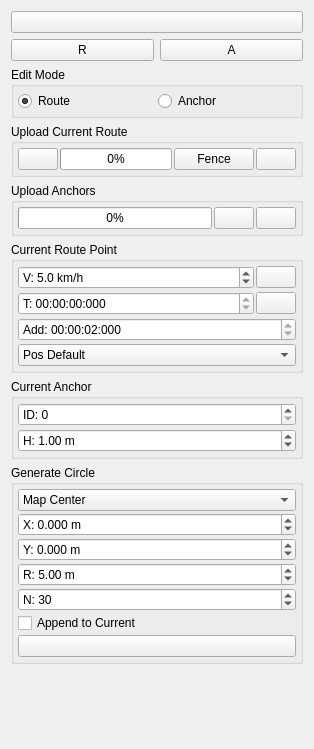
                  <widget class="QWidget" name="scrollAreaWidgetContents_3">
                   <property name="geometry">
                    <rect>
                     <x>0</x>
                     <y>0</y>
                     <width>314</width>
                     <height>749</height>
                    </rect>
                   </property>
                   <layout class="QVBoxLayout" name="verticalLayout_23">
                    <item>
                     <widget class="QPushButton" name="mapEditHelpButton">
                      <property name="toolTip">
                       <string>Show keyboard shortcuts</string>
                      </property>
                      <property name="text">
                       <string/>
                      </property>
                      <property name="icon">
                       <iconset resource="resources.qrc">
                        <normaloff>:/models/Icons/Help-96.png</normaloff>:/models/Icons/Help-96.png</iconset>
                      </property>
                     </widget>
                    </item>
                    <item>
                     <layout class="QHBoxLayout" name="horizontalLayout_5">
                      <item>
                       <widget class="QPushButton" name="mapRemoveRouteButton">
                        <property name="toolTip">
                         <string>Delete current route</string>
                        </property>
                        <property name="text">
                         <string>R</string>
                        </property>
                        <property name="icon">
                         <iconset resource="resources.qrc">
                          <normaloff>:/models/Icons/Delete2-96.png</normaloff>:/models/Icons/Delete2-96.png</iconset>
                        </property>
                       </widget>
                      </item>
                      <item>
                       <widget class="QPushButton" name="removeAnchorsButton">
                        <property name="toolTip">
                         <string>Delete anchors</string>
                        </property>
                        <property name="text">
                         <string>A</string>
                        </property>
                        <property name="icon">
                         <iconset resource="resources.qrc">
                          <normaloff>:/models/Icons/Delete2-96.png</normaloff>:/models/Icons/Delete2-96.png</iconset>
                        </property>
                       </widget>
                      </item>
                     </layout>
                    </item>
                    <item>
                     <widget class="QGroupBox" name="groupBox_8">
                      <property name="title">
                       <string>Edit Mode</string>
                      </property>
                      <layout class="QHBoxLayout" name="horizontalLayout_15">
                       <property name="spacing">
                        <number>2</number>
                       </property>
                       <property name="leftMargin">
                        <number>4</number>
                       </property>
                       <property name="topMargin">
                        <number>4</number>
                       </property>
                       <property name="rightMargin">
                        <number>4</number>
                       </property>
                       <property name="bottomMargin">
                        <number>4</number>
                       </property>
                       <item>
                        <widget class="QRadioButton" name="modeRouteButton">
                         <property name="text">
                          <string>Route</string>
                         </property>
                         <property name="checked">
                          <bool>true</bool>
                         </property>
                        </widget>
                       </item>
                       <item>
                        <widget class="QRadioButton" name="modeAnchorButton">
                         <property name="text">
                          <string>Anchor</string>
                         </property>
                        </widget>
                       </item>
                      </layout>
                     </widget>
                    </item>
                    <item>
                     <widget class="QGroupBox" name="groupBox_6">
                      <property name="title">
                       <string>Upload Current Route</string>
                      </property>
                      <layout class="QHBoxLayout" name="horizontalLayout_9">
                       <property name="spacing">
                        <number>2</number>
                       </property>
                       <property name="leftMargin">
                        <number>4</number>
                       </property>
                       <property name="topMargin">
                        <number>4</number>
                       </property>
                       <property name="rightMargin">
                        <number>4</number>
                       </property>
                       <property name="bottomMargin">
                        <number>4</number>
                       </property>
                       <item>
                        <widget class="QPushButton" name="mapGetRouteButton">
                         <property name="toolTip">
                          <string>Read route from car</string>
                         </property>
                         <property name="text">
                          <string/>
                         </property>
                         <property name="icon">
                          <iconset resource="resources.qrc">
                           <normaloff>:/models/Icons/Upload-96.png</normaloff>:/models/Icons/Upload-96.png</iconset>
                         </property>
                        </widget>
                       </item>
                       <item>
                        <widget class="QProgressBar" name="mapUploadRouteProgressBar">
                         <property name="value">
                          <number>0</number>
                         </property>
                        </widget>
                       </item>
                       <item>
                        <widget class="QPushButton" name="pushButton">
                         <property name="text">
                          <string>Fence</string>
                         </property>
                        </widget>
                       </item>
                       <item>
                        <widget class="QPushButton" name="mapUploadRouteButton">
                         <property name="sizePolicy">
                          <sizepolicy hsizetype="Fixed" vsizetype="Fixed">
                           <horstretch>0</horstretch>
                           <verstretch>0</verstretch>
                          </sizepolicy>
                         </property>
                         <property name="toolTip">
                          <string>Write route to car</string>
                         </property>
                         <property name="text">
                          <string/>
                         </property>
                         <property name="icon">
                          <iconset resource="resources.qrc">
                           <normaloff>:/models/Icons/Download-96.png</normaloff>:/models/Icons/Download-96.png</iconset>
                         </property>
                        </widget>
                       </item>
                      </layout>
                     </widget>
                    </item>
                    <item>
                     <widget class="QGroupBox" name="groupBox_17">
                      <property name="title">
                       <string>Upload Anchors</string>
                      </property>
                      <layout class="QHBoxLayout" name="horizontalLayout_16">
                       <property name="spacing">
                        <number>2</number>
                       </property>
                       <property name="leftMargin">
                        <number>4</number>
                       </property>
                       <property name="topMargin">
                        <number>4</number>
                       </property>
                       <property name="rightMargin">
                        <number>4</number>
                       </property>
                       <property name="bottomMargin">
                        <number>4</number>
                       </property>
                       <item>
                        <widget class="QProgressBar" name="anchorUploadProgressBar">
                         <property name="value">
                          <number>0</number>
                         </property>
                        </widget>
                       </item>
                       <item>
                        <widget class="QPushButton" name="clearAnchorButton">
                         <property name="toolTip">
                          <string>Clear anchors on car</string>
                         </property>
                         <property name="text">
                          <string/>
                         </property>
                         <property name="icon">
                          <iconset resource="resources.qrc">
                           <normaloff>:/models/Icons/Delete-96.png</normaloff>:/models/Icons/Delete-96.png</iconset>
                         </property>
                        </widget>
                       </item>
                       <item>
                        <widget class="QPushButton" name="uploadAnchorButton">
                         <property name="toolTip">
                          <string>Write anchors to car</string>
                         </property>
                         <property name="text">
                          <string/>
                         </property>
                         <property name="icon">
                          <iconset resource="resources.qrc">
                           <normaloff>:/models/Icons/Download-96.png</normaloff>:/models/Icons/Download-96.png</iconset>
                         </property>
                        </widget>
                       </item>
                      </layout>
                     </widget>
                    </item>
                    <item>
                     <widget class="QGroupBox" name="groupBox_9">
                      <property name="title">
                       <string>Current Route Point</string>
                      </property>
                      <layout class="QGridLayout" name="gridLayout_6">
                       <property name="leftMargin">
                        <number>4</number>
                       </property>
                       <property name="topMargin">
                        <number>4</number>
                       </property>
                       <property name="rightMargin">
                        <number>4</number>
                       </property>
                       <property name="bottomMargin">
                        <number>4</number>
                       </property>
                       <property name="horizontalSpacing">
                        <number>2</number>
                       </property>
                       <property name="verticalSpacing">
                        <number>3</number>
                       </property>
                       <item row="1" column="0">
                        <widget class="QTimeEdit" name="mapRouteTimeEdit">
                         <property name="displayFormat">
                          <string>T: HH:mm:ss:zzz</string>
                         </property>
                        </widget>
                       </item>
                       <item row="0" column="1">
                        <widget class="QPushButton" name="mapUpdateSpeedButton">
                         <property name="sizePolicy">
                          <sizepolicy hsizetype="Fixed" vsizetype="Fixed">
                           <horstretch>0</horstretch>
                           <verstretch>0</verstretch>
                          </sizepolicy>
                         </property>
                         <property name="toolTip">
                          <string>Set selected speed on all points</string>
                         </property>
                         <property name="text">
                          <string/>
                         </property>
                         <property name="icon">
                          <iconset resource="resources.qrc">
                           <normaloff>:/models/Icons/Available Updates-96.png</normaloff>:/models/Icons/Available Updates-96.png</iconset>
                         </property>
                        </widget>
                       </item>
                       <item row="1" column="1">
                        <widget class="QPushButton" name="mapUpdateTimeButton">
                         <property name="toolTip">
                          <string>Set start time to a specified time from now</string>
                         </property>
                         <property name="text">
                          <string/>
                         </property>
                         <property name="icon">
                          <iconset resource="resources.qrc">
                           <normaloff>:/models/Icons/Clock-96.png</normaloff>:/models/Icons/Clock-96.png</iconset>
                         </property>
                        </widget>
                       </item>
                       <item row="2" column="0" colspan="2">
                        <widget class="QTimeEdit" name="mapRouteAddTimeEdit">
                         <property name="toolTip">
                          <string>Time to add to each new route point from previous point</string>
                         </property>
                         <property name="displayFormat">
                          <string>'Add': HH:mm:ss:zzz</string>
                         </property>
                         <property name="time">
                          <time>
                           <hour>0</hour>
                           <minute>0</minute>
                           <second>2</second>
                          </time>
                         </property>
                        </widget>
                       </item>
                       <item row="0" column="0">
                        <widget class="QDoubleSpinBox" name="mapRouteSpeedBox">
                         <property name="prefix">
                          <string>V: </string>
                         </property>
                         <property name="suffix">
                          <string> km/h</string>
                         </property>
                         <property name="decimals">
                          <number>1</number>
                         </property>
                         <property name="maximum">
                          <double>120.000000000000000</double>
                         </property>
                         <property name="value">
                          <double>5.000000000000000</double>
                         </property>
                        </widget>
                       </item>
                       <item row="3" column="0" colspan="2">
                        <widget class="QComboBox" name="mapRoutePosAttrBox">
                         <item>
                          <property name="text">
                           <string>Pos Default</string>
                          </property>
                         </item>
                         <item>
                          <property name="text">
                           <string>Pos RTK</string>
                          </property>
                         </item>
                         <item>
                          <property name="text">
                           <string>Pos UWB</string>
                          </property>
                         </item>
                         <item>
                          <property name="text">
                           <string>Pos Combined</string>
                          </property>
                         </item>
                        </widget>
                       </item>
                      </layout>
                     </widget>
                    </item>
                    <item>
                     <widget class="QGroupBox" name="groupBox_18">
                      <property name="title">
                       <string>Current Anchor</string>
                      </property>
                      <layout class="QVBoxLayout" name="verticalLayout_17">
                       <property name="spacing">
                        <number>3</number>
                       </property>
                       <property name="leftMargin">
                        <number>4</number>
                       </property>
                       <property name="topMargin">
                        <number>4</number>
                       </property>
                       <property name="rightMargin">
                        <number>4</number>
                       </property>
                       <property name="bottomMargin">
                        <number>4</number>
                       </property>
                       <item>
                        <widget class="QSpinBox" name="anchorIdBox">
                         <property name="prefix">
                          <string>ID: </string>
                         </property>
                         <property name="maximum">
                          <number>65535</number>
                         </property>
                        </widget>
                       </item>
                       <item>
                        <widget class="QDoubleSpinBox" name="anchorHeightBox">
                         <property name="prefix">
                          <string>H: </string>
                         </property>
                         <property name="suffix">
                          <string> m</string>
                         </property>
                         <property name="maximum">
                          <double>999.000000000000000</double>
                         </property>
                         <property name="value">
                          <double>1.000000000000000</double>
                         </property>
                        </widget>
                       </item>
                      </layout>
                     </widget>
                    </item>
                    <item>
                     <widget class="QGroupBox" name="groupBox_4">
                      <property name="title">
                       <string>Generate Circle</string>
                      </property>
                      <layout class="QGridLayout" name="gridLayout_4">
                       <property name="leftMargin">
                        <number>4</number>
                       </property>
                       <property name="topMargin">
                        <number>4</number>
                       </property>
                       <property name="rightMargin">
                        <number>4</number>
                       </property>
                       <property name="bottomMargin">
                        <number>4</number>
                       </property>
                       <property name="spacing">
                        <number>2</number>
                       </property>
                       <item row="7" column="0" colspan="2">
                        <widget class="QPushButton" name="genCircButton">
                         <property name="toolTip">
                          <string>Generate</string>
                         </property>
                         <property name="text">
                          <string/>
                         </property>
                         <property name="icon">
                          <iconset resource="resources.qrc">
                           <normaloff>:/models/Icons/Process-96.png</normaloff>:/models/Icons/Process-96.png</iconset>
                         </property>
                        </widget>
                       </item>
                       <item row="5" column="0" colspan="2">
                        <widget class="QSpinBox" name="genCircPointsBox">
                         <property name="toolTip">
                          <string>Number of circle points</string>
                         </property>
                         <property name="prefix">
                          <string>N: </string>
                         </property>
                         <property name="maximum">
                          <number>500</number>
                         </property>
                         <property name="value">
                          <number>30</number>
                         </property>
                        </widget>
                       </item>
                       <item row="2" column="0" colspan="2">
                        <widget class="QDoubleSpinBox" name="genCircYBox">
                         <property name="toolTip">
                          <string>Center Y (Coordinate mode)</string>
                         </property>
                         <property name="prefix">
                          <string>Y: </string>
                         </property>
                         <property name="suffix">
                          <string> m</string>
                         </property>
                         <property name="decimals">
                          <number>3</number>
                         </property>
                         <property name="minimum">
                          <double>-999.000000000000000</double>
                         </property>
                         <property name="maximum">
                          <double>999.000000000000000</double>
                         </property>
                         <property name="singleStep">
                          <double>0.010000000000000</double>
                         </property>
                        </widget>
                       </item>
                       <item row="4" column="0" colspan="2">
                        <widget class="QDoubleSpinBox" name="genCircRadBox">
                         <property name="toolTip">
                          <string>Circle Radius</string>
                         </property>
                         <property name="prefix">
                          <string>R: </string>
                         </property>
                         <property name="suffix">
                          <string> m</string>
                         </property>
                         <property name="minimum">
                          <double>-9999.000000000000000</double>
                         </property>
                         <property name="maximum">
                          <double>9999.000000000000000</double>
                         </property>
                         <property name="value">
                          <double>5.000000000000000</double>
                         </property>
                        </widget>
                       </item>
                       <item row="1" column="0" colspan="2">
                        <widget class="QDoubleSpinBox" name="genCircXBox">
                         <property name="toolTip">
                          <string>Center X (Coordinate mode)</string>
                         </property>
                         <property name="prefix">
                          <string>X: </string>
                         </property>
                         <property name="suffix">
                          <string> m</string>
                         </property>
                         <property name="decimals">
                          <number>3</number>
                         </property>
                         <property name="minimum">
                          <double>-999.000000000000000</double>
                         </property>
                         <property name="maximum">
                          <double>999.000000000000000</double>
                         </property>
                         <property name="singleStep">
                          <double>0.010000000000000</double>
                         </property>
                        </widget>
                       </item>
                       <item row="0" column="0" colspan="2">
                        <widget class="QComboBox" name="genCircCenterBox">
                         <item>
                          <property name="text">
                           <string>Map Center</string>
                          </property>
                         </item>
                         <item>
                          <property name="text">
                           <string>Car Tangent</string>
                          </property>
                         </item>
                         <item>
                          <property name="text">
                           <string>Car Center</string>
                          </property>
                         </item>
                         <item>
                          <property name="text">
                           <string>Coordinates</string>
                          </property>
                         </item>
                         <item>
                          <property name="text">
                           <string>Selected Route Center</string>
                          </property>
                         </item>
                        </widget>
                       </item>
                       <item row="6" column="0">
                        <widget class="QCheckBox" name="genCircAppendCurrentBox">
                         <property name="text">
                          <string>Append to Current</string>
                         </property>
                         <property name="checked">
                          <bool>false</bool>
                         </property>
                        </widget>
                       </item>
                      </layout>
                     </widget>
                    </item>
                    <item>
                     <spacer name="verticalSpacer_4">
                      <property name="orientation">
                       <enum>Qt::Vertical</enum>
                      </property>
                      <property name="sizeHint" stdset="0">
                       <size>
                        <width>20</width>
                        <height>208</height>
                       </size>
                      </property>
                     </spacer>
                    </item>
                   </layout>
                  </widget>
